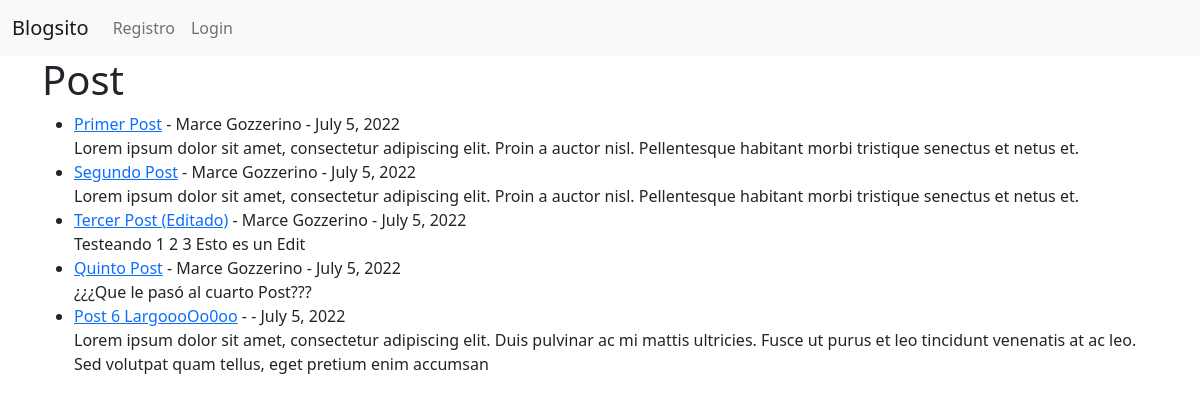
Before: / with the older database file.
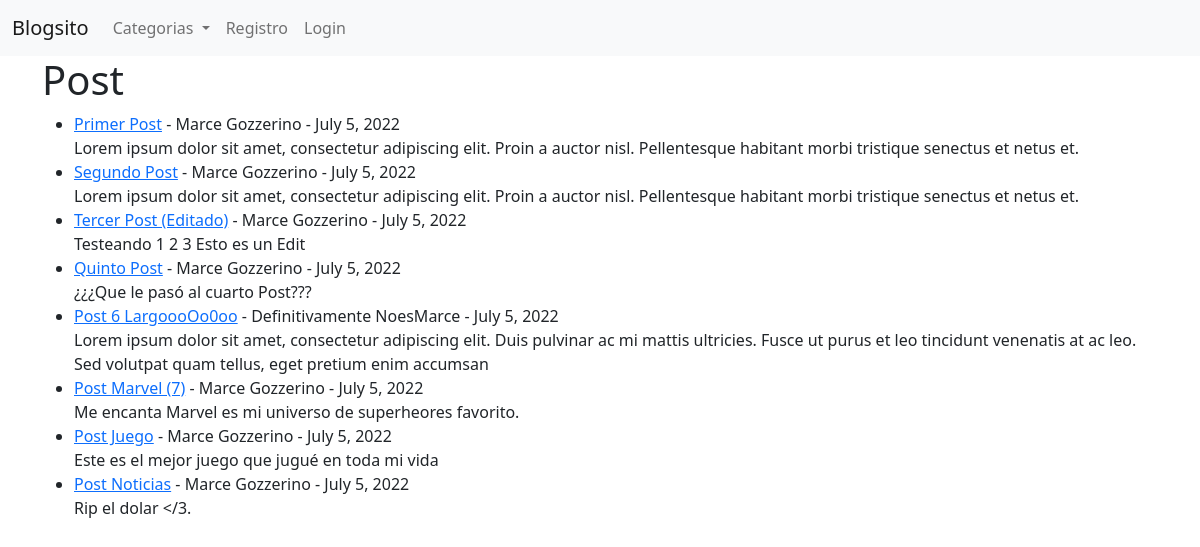
After: the same page with the newer database file.
### vlog/models.py (models this page shows, shortened)
class Post(models.Model):
    titulo = models.CharField(max_length=255)
    etiqueta = models.CharField(max_length=255)
    autor = models.ForeignKey(User, on_delete=models.CASCADE)
    cuerpo = models.TextField()
    fecha = models.DateField(auto_now_add=True)
    categoria = models.CharField(max_length=255, default='Sin Categorizar')

### vlog/views.py (the view)
# urls.py: path('', HomeView.as_view(), name= "home"),   #No utilice '/' al ser innecesario segun el programa
class HomeView(ListView):
    model = Post
    template_name = 'home.html'
    ordering = ['fecha']
    def get_context_data(self, *args, **kwargs):
        cat_menu = Categoria.objects.all()
        context = super(HomeView, self).get_context_data(*args, **kwargs)
        context["cat_menu"] = cat_menu
        return context

### vlog/models.py (called while the page is built)
    def __str__(self):
        return self.nombre

### vlog/templates/home.html (shortened to what this page needs)
{% extends 'base.html' %}
{% block content %}
<h1>Post</h1>
<ul>
{% for post in object_list %}
    <li><a href="{% url 'ArticuloDetallado' post.pk %}">{{ post.titulo }}</a> -
        {{ post.autor.first_name }}
        {{ post.autor.last_name }} - {{ post.fecha }}</br>
        {{ post.cuerpo|slice:":200"}}</li>
{% endfor %}
</ul>
{% endblock %}

### vlog/templates/base.html (shortened to what this page needs)
<!doctype html>
<html lang="en">
  <head>
    <link href="https://cdn.jsdelivr.net/npm/bootstrap@5.2.0-beta1/dist/css/bootstrap.min.css" rel="stylesheet">
  </head>
  <body>
    <nav class="navbar navbar-expand-lg bg-light">
        <div class="container-fluid">
          <a class="navbar-brand" href="{% url 'home' %}">Blogsito</a>
          <div class="collapse navbar-collapse" id="navbarSupportedContent">
            <ul class="navbar-nav me-auto mb-2 mb-lg-0">
              {% if cat_menu %}
              <li class="nav-item dropdown">
                <a class="nav-link dropdown-toggle" href="#" id="navbarDropdown" role="button" data-bs-toggle="dropdown" aria-expanded="false">
                  Categorias
                </a>
              </li>
              {% endif %}
              {% if user.is_authenticated %}
              <li class="nav-item">
                <a class="nav-link" href="{% url 'AgregarPost' %}">Agregar Post</a>
              </li>
              <li class="nav-item">
                <a class="nav-link" href="{% url 'agregarcategoria' %}">Agregar Categoria</a>
              </li>
              <li class="nav-item">
                <a class="nav-link" href="{% url 'logout' %}">Logout</a>
              </li>
              {% else %}
              <li class="nav-item">
                <a class="nav-link" href="{% url 'registro' %}">Registro</a>
              </li>
              <li class="nav-item">
                <a class="nav-link" href="{% url 'login' %}">Login</a>
              </li>
              {% endif %}
            </ul>
          </div>
        </div>
      </nav>
    <div class="container">
    {% block content %}
    {% endblock %}
    </div>
  </body>
</html>

Changed rows visible on the page:
changed through a linked row, Post "Post 6 LargoooOo0oo": autor.first_name (not shown) → "Definitivamente"; autor.last_name (not shown) → "NoesMarce"
added Post: titulo "Post Marvel (7)", autor.first_name "Marce", autor.last_name "Gozzerino", fecha "July 5, 2022", cuerpo "Me encanta Marvel es mi universo de superheores favorito."
added Post: titulo "Post Juego", autor.first_name "Marce", autor.last_name "Gozzerino", fecha "July 5, 2022", cuerpo "Este es el mejor juego que jugué en toda mi vida"
added Post: titulo "Post Noticias", autor.first_name "Marce", autor.last_name "Gozzerino", fecha "July 5, 2022", cuerpo "Rip el dolar </3."
Other visible differences:
text now shown: "Categorias"
